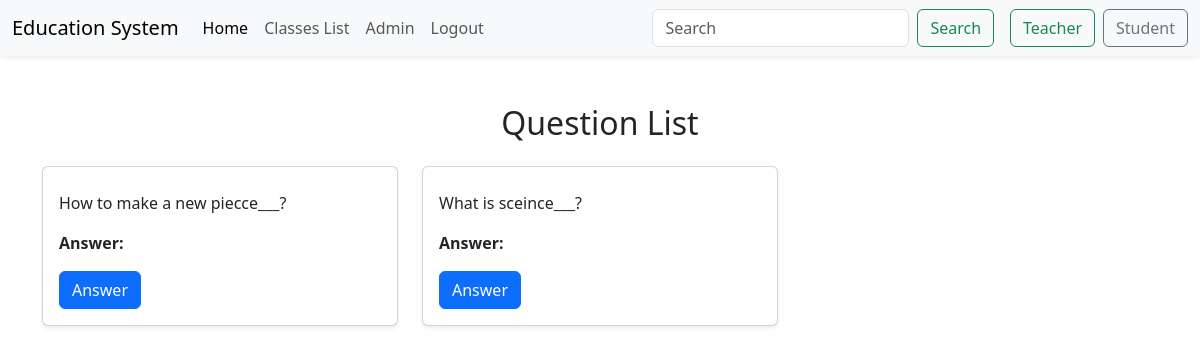
The app's page /question_list/ with its own data.
### main_app/models.py (models this page shows, shortened)
class Question(models.Model):
    lesson = models.ForeignKey(Lesson, on_delete=models.CASCADE, related_name='questions')
    question_text = models.TextField()
    QUESTION_TYPES = (
        ('FB', 'Fill in the blanks'),
        ('TF', 'True/False'),
        ('MC', 'Multiple Choice'),
    )
    question_type = models.CharField(max_length=100, choices=QUESTION_TYPES)
    question_answer = models.CharField(max_length=254)

### main_app/views.py (the view)
# urls.py: path('question_list/', Question_list, name='question_list'),
def Question_list(request):
    questions = Question.objects.all()
    return render(request, 'Student/Question_list.html', {'questions' : questions})

### main_app/Templates/Student/Question_list.html (shortened to what this page needs)
{% extends 'Base.html' %}
{% block body %}
<div class="container mt-5">
    <div class="row">
        <div class="col-12">
            <h2 class="text-center mb-4">Question List</h2>
        </div>
    </div>
    <div class="row">
        {% for question in questions %}
        <div class="col-md-6 col-lg-4 mb-4">
            <div class="card shadow-sm">
                <div class="card-body">
                    <p class="card-text">{{ question.question_text }}</p>
                    <p class="card-text"><strong>Answer:</strong> {{ question.answer_text }}</p>
                    <a href="{% url 'attempt_question' question.id %}" class="btn btn-primary">Answer</a>
                </div>
            </div>
        </div>
        {% endfor %}
    </div>
</div>
{% endblock %}

### Templates/Base.html (style rules this page uses)
html, body { height: 100%; }
body { display: flex; flex-direction: column; }
.container { flex: 1; }

### records on screen
Question: question_text "How to make a new piecce___?"
Question: question_text "What is sceince___?"
